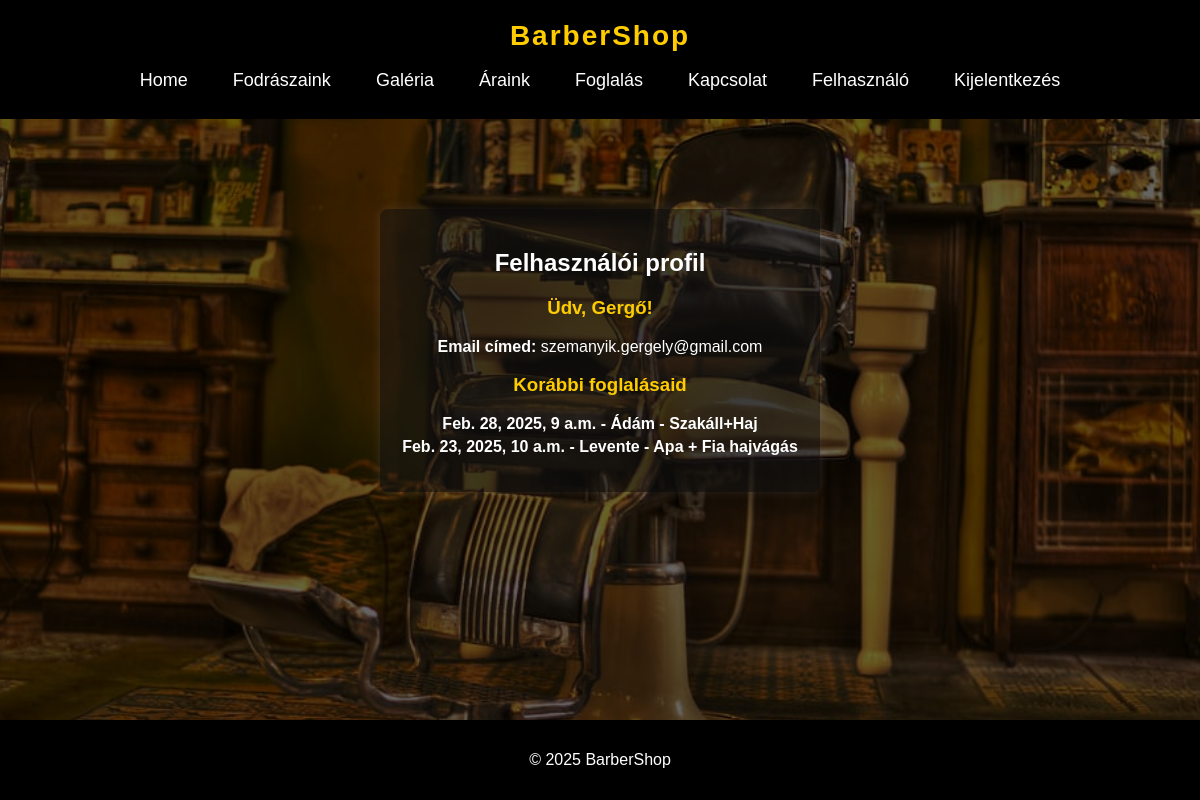
The app's page /authentication/profile/ (signed in), older data.
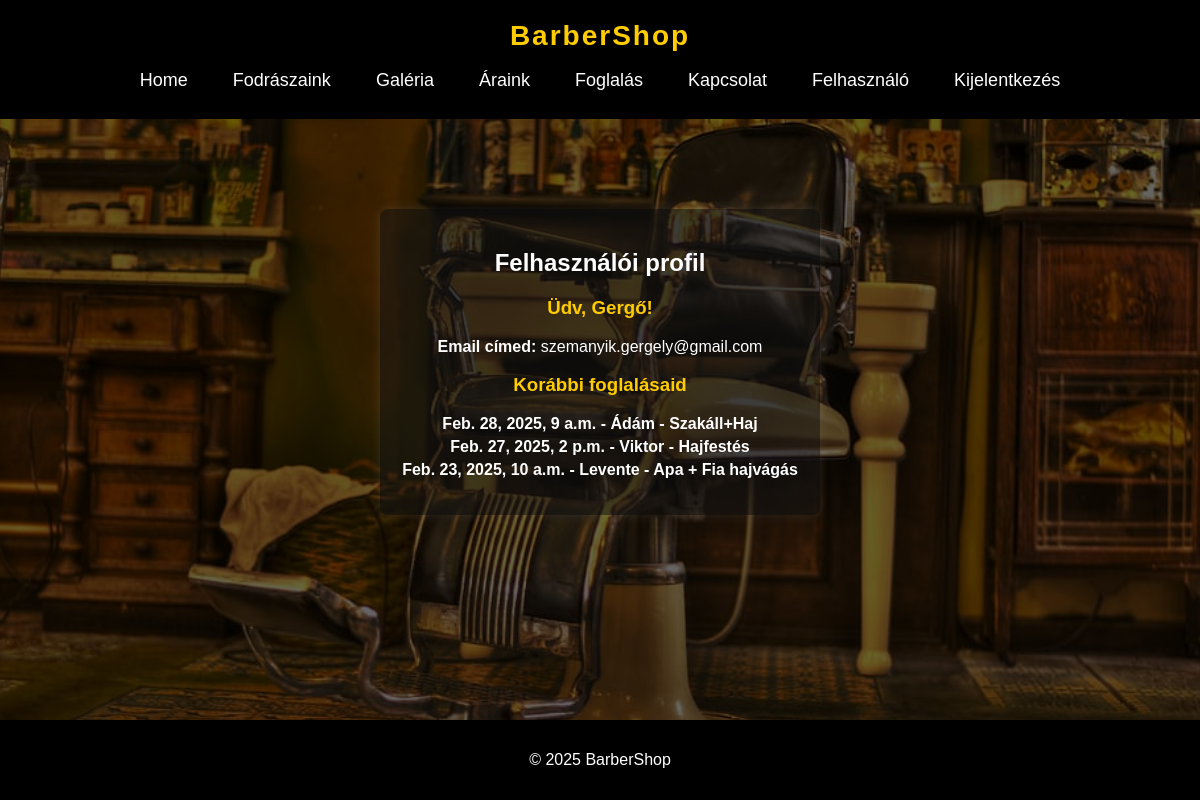
The same page, newer data.
### bookings/models.py (models this page shows, shortened)
class Appointment(models.Model):
    user = models.ForeignKey(User, on_delete=models.CASCADE)
    barber = models.ForeignKey(Barber, on_delete=models.CASCADE)
    service = models.ForeignKey(Service, on_delete=models.CASCADE)
    date = models.DateTimeField()
    status = models.CharField(
        max_length=20,
        choices=[("pending", "Pending"), ("confirmed", "Confirmed"), ("canceled", "Canceled")],
        default="pending"
    )

class Barber(models.Model):
    name = models.CharField(max_length=100)
    specialty = models.CharField(max_length=200)
    experience = models.IntegerField()
    bio = models.TextField(blank=True)
    profile_image = models.ImageField(upload_to="barbers/", blank=True, null=True, default=None)

class Service(models.Model):
    name = models.CharField(max_length=100)
    price = models.DecimalField(max_digits=6, decimal_places=2)
    duration = models.IntegerField(help_text="Duration in minutes")

### authentication/views.py (the view)
# urls.py: path("profile/", profile, name="profile"),
@login_required
def profile(request):
    appointments = Appointment.objects.filter(user=request.user).order_by("-date")
    return render(request, "authentication/profile.html", {"appointments": appointments})

### authentication/templates/authentication/profile.html (shortened to what this page needs)
{% extends "base.html" %}
{% block content %}
  <div class="profile-container">
    <h2>Felhasználói profil</h2>
    <h3>Üdv, {{ user.username }}!</h3>
    <p><strong>Email címed:</strong> {{ user.email }}</p>
    <h3>Korábbi foglalásaid</h3>
    {% if appointments %}
      <ul>
        {% for appointment in appointments %}
          <li>
            <strong>{{ appointment.date }} - {{ appointment.barber.name }} - {{ appointment.service.name }}  </strong>
          </li  >
        {% endfor %}
      </ul>
    {% endif %}
  </div>
{% endblock %}

Row changes from the older to the newer data that the page shows:
added Appointment: date "Feb. 27, 2025, 2 p.m.", barber.name "Viktor", service.name "Hajfestés"
